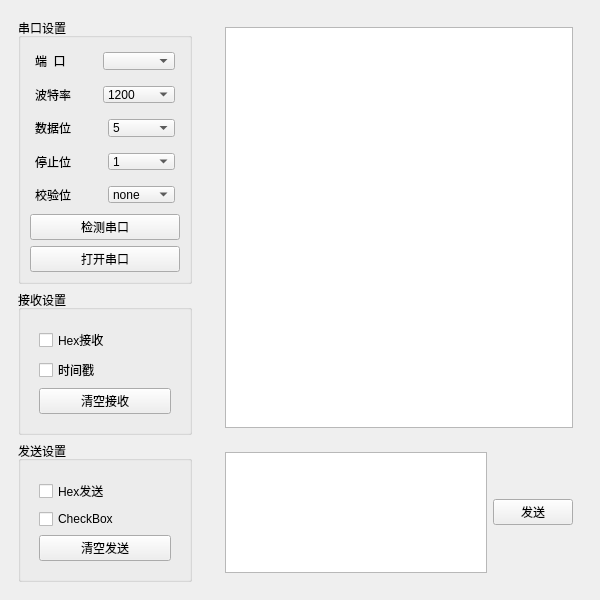
<?xml version="1.0" encoding="UTF-8"?>
<ui version="4.0">
 <class>MainWindow</class>
 <widget class="QMainWindow" name="MainWindow">
  <property name="geometry">
   <rect>
    <x>0</x>
    <y>0</y>
    <width>600</width>
    <height>600</height>
   </rect>
  </property>
  <property name="minimumSize">
   <size>
    <width>600</width>
    <height>600</height>
   </size>
  </property>
  <property name="maximumSize">
   <size>
    <width>80000</width>
    <height>60000</height>
   </size>
  </property>
  <property name="windowTitle">
   <string>MainWindow</string>
  </property>
  <widget class="QWidget" name="centralwidget">
   <property name="minimumSize">
    <size>
     <width>600</width>
     <height>600</height>
    </size>
   </property>
   <layout class="QHBoxLayout" name="horizontalLayout" stretch="1,2">
    <item>
     <widget class="QWidget" name="left_widget" native="true">
      <layout class="QVBoxLayout" name="verticalLayout" stretch="3,1,1">
       <item>
        <widget class="QGroupBox" name="set_groupBox">
         <property name="title">
          <string>串口设置</string>
         </property>
         <layout class="QVBoxLayout" name="verticalLayout_2">
          <item>
           <widget class="QWidget" name="widget_3" native="true">
            <layout class="QHBoxLayout" name="horizontalLayout_2">
             <property name="leftMargin">
              <number>5</number>
             </property>
             <property name="topMargin">
              <number>5</number>
             </property>
             <property name="rightMargin">
              <number>5</number>
             </property>
             <property name="bottomMargin">
              <number>5</number>
             </property>
             <item>
              <widget class="QLabel" name="label">
               <property name="text">
                <string>端  口</string>
               </property>
              </widget>
             </item>
             <item>
              <widget class="QComboBox" name="port_comboBox">
               <property name="currentText">
                <string/>
               </property>
              </widget>
             </item>
            </layout>
           </widget>
          </item>
          <item>
           <widget class="QWidget" name="widget_5" native="true">
            <layout class="QHBoxLayout" name="horizontalLayout_3">
             <property name="leftMargin">
              <number>5</number>
             </property>
             <property name="topMargin">
              <number>5</number>
             </property>
             <property name="rightMargin">
              <number>5</number>
             </property>
             <property name="bottomMargin">
              <number>5</number>
             </property>
             <item>
              <widget class="QLabel" name="label_2">
               <property name="text">
                <string>波特率</string>
               </property>
              </widget>
             </item>
             <item>
              <widget class="QComboBox" name="rate_comboBox">
               <property name="currentText">
                <string>115200</string>
               </property>
               <item>
                <property name="text">
                 <string>1200</string>
                </property>
               </item>
               <item>
                <property name="text">
                 <string>2400</string>
                </property>
               </item>
               <item>
                <property name="text">
                 <string>4800</string>
                </property>
               </item>
               <item>
                <property name="text">
                 <string>9600</string>
                </property>
               </item>
               <item>
                <property name="text">
                 <string>19200</string>
                </property>
               </item>
               <item>
                <property name="text">
                 <string>38400</string>
                </property>
               </item>
               <item>
                <property name="text">
                 <string>57600</string>
                </property>
               </item>
               <item>
                <property name="text">
                 <string>115200</string>
                </property>
               </item>
              </widget>
             </item>
            </layout>
           </widget>
          </item>
          <item>
           <widget class="QWidget" name="widget_7" native="true">
            <layout class="QHBoxLayout" name="horizontalLayout_4">
             <property name="leftMargin">
              <number>5</number>
             </property>
             <property name="topMargin">
              <number>5</number>
             </property>
             <property name="rightMargin">
              <number>5</number>
             </property>
             <property name="bottomMargin">
              <number>5</number>
             </property>
             <item>
              <widget class="QLabel" name="label_3">
               <property name="text">
                <string>数据位</string>
               </property>
              </widget>
             </item>
             <item>
              <widget class="QComboBox" name="dataBit_comboBox">
               <property name="currentText">
                <string>8</string>
               </property>
               <item>
                <property name="text">
                 <string>5</string>
                </property>
               </item>
               <item>
                <property name="text">
                 <string>6</string>
                </property>
               </item>
               <item>
                <property name="text">
                 <string>7</string>
                </property>
               </item>
               <item>
                <property name="text">
                 <string>8</string>
                </property>
               </item>
              </widget>
             </item>
            </layout>
           </widget>
          </item>
          <item>
           <widget class="QWidget" name="widget_4" native="true">
            <layout class="QHBoxLayout" name="horizontalLayout_5">
             <property name="leftMargin">
              <number>5</number>
             </property>
             <property name="topMargin">
              <number>5</number>
             </property>
             <property name="rightMargin">
              <number>5</number>
             </property>
             <property name="bottomMargin">
              <number>5</number>
             </property>
             <item>
              <widget class="QLabel" name="label_4">
               <property name="text">
                <string>停止位</string>
               </property>
              </widget>
             </item>
             <item>
              <widget class="QComboBox" name="stop_comboBox">
               <item>
                <property name="text">
                 <string>1</string>
                </property>
               </item>
               <item>
                <property name="text">
                 <string>1.5</string>
                </property>
               </item>
               <item>
                <property name="text">
                 <string>2</string>
                </property>
               </item>
              </widget>
             </item>
            </layout>
           </widget>
          </item>
          <item>
           <widget class="QWidget" name="widget_6" native="true">
            <layout class="QHBoxLayout" name="horizontalLayout_6">
             <property name="leftMargin">
              <number>5</number>
             </property>
             <property name="topMargin">
              <number>5</number>
             </property>
             <property name="rightMargin">
              <number>5</number>
             </property>
             <property name="bottomMargin">
              <number>5</number>
             </property>
             <item>
              <widget class="QLabel" name="label_5">
               <property name="text">
                <string>校验位</string>
               </property>
              </widget>
             </item>
             <item>
              <widget class="QComboBox" name="check_comboBox">
               <item>
                <property name="text">
                 <string>none</string>
                </property>
               </item>
               <item>
                <property name="text">
                 <string>奇校验</string>
                </property>
               </item>
               <item>
                <property name="text">
                 <string>偶校验</string>
                </property>
               </item>
              </widget>
             </item>
            </layout>
           </widget>
          </item>
          <item>
           <widget class="QPushButton" name="check_pushButton">
            <property name="text">
             <string>检测串口</string>
            </property>
           </widget>
          </item>
          <item>
           <widget class="QPushButton" name="open_pushButton">
            <property name="text">
             <string>打开串口</string>
            </property>
           </widget>
          </item>
         </layout>
        </widget>
       </item>
       <item>
        <widget class="QGroupBox" name="rec_groupBox">
         <property name="title">
          <string>接收设置</string>
         </property>
         <layout class="QVBoxLayout" name="verticalLayout_5">
          <item>
           <widget class="QWidget" name="widget_10" native="true">
            <layout class="QVBoxLayout" name="verticalLayout_8">
             <item>
              <widget class="QCheckBox" name="hex_rec_checkBox">
               <property name="text">
                <string>Hex接收</string>
               </property>
               <property name="checked">
                <bool>false</bool>
               </property>
               <property name="tristate">
                <bool>false</bool>
               </property>
              </widget>
             </item>
             <item>
              <widget class="QCheckBox" name="time_rec_checkBox">
               <property name="text">
                <string>时间戳</string>
               </property>
              </widget>
             </item>
             <item>
              <widget class="QPushButton" name="clear_rec_pushButton">
               <property name="text">
                <string>清空接收</string>
               </property>
              </widget>
             </item>
            </layout>
           </widget>
          </item>
         </layout>
        </widget>
       </item>
       <item>
        <widget class="QGroupBox" name="send_groupBox">
         <property name="title">
          <string>发送设置</string>
         </property>
         <layout class="QVBoxLayout" name="verticalLayout_6">
          <item>
           <widget class="QWidget" name="widget_12" native="true">
            <layout class="QVBoxLayout" name="verticalLayout_7">
             <item>
              <widget class="QCheckBox" name="hex_send_checkBox">
               <property name="text">
                <string>Hex发送</string>
               </property>
              </widget>
             </item>
             <item>
              <widget class="QCheckBox" name="checkBox_3">
               <property name="text">
                <string>CheckBox</string>
               </property>
              </widget>
             </item>
             <item>
              <widget class="QPushButton" name="clear_send_pushButton">
               <property name="text">
                <string>清空发送</string>
               </property>
              </widget>
             </item>
            </layout>
           </widget>
          </item>
         </layout>
        </widget>
       </item>
      </layout>
     </widget>
    </item>
    <item>
     <widget class="QWidget" name="right_widget" native="true">
      <layout class="QVBoxLayout" name="verticalLayout_3" stretch="3,1">
       <item>
        <widget class="QWidget" name="widget_9" native="true">
         <layout class="QVBoxLayout" name="verticalLayout_4">
          <item>
           <widget class="QPlainTextEdit" name="rc_edit"/>
          </item>
         </layout>
        </widget>
       </item>
       <item>
        <widget class="QWidget" name="widget_8" native="true">
         <layout class="QGridLayout" name="gridLayout">
          <item row="0" column="0">
           <widget class="QTextEdit" name="send_edit"/>
          </item>
          <item row="0" column="1">
           <widget class="QPushButton" name="send_pushButton">
            <property name="text">
             <string>发送</string>
            </property>
           </widget>
          </item>
         </layout>
        </widget>
       </item>
      </layout>
     </widget>
    </item>
   </layout>
  </widget>
 </widget>
 <resources/>
 <connections/>
</ui>
